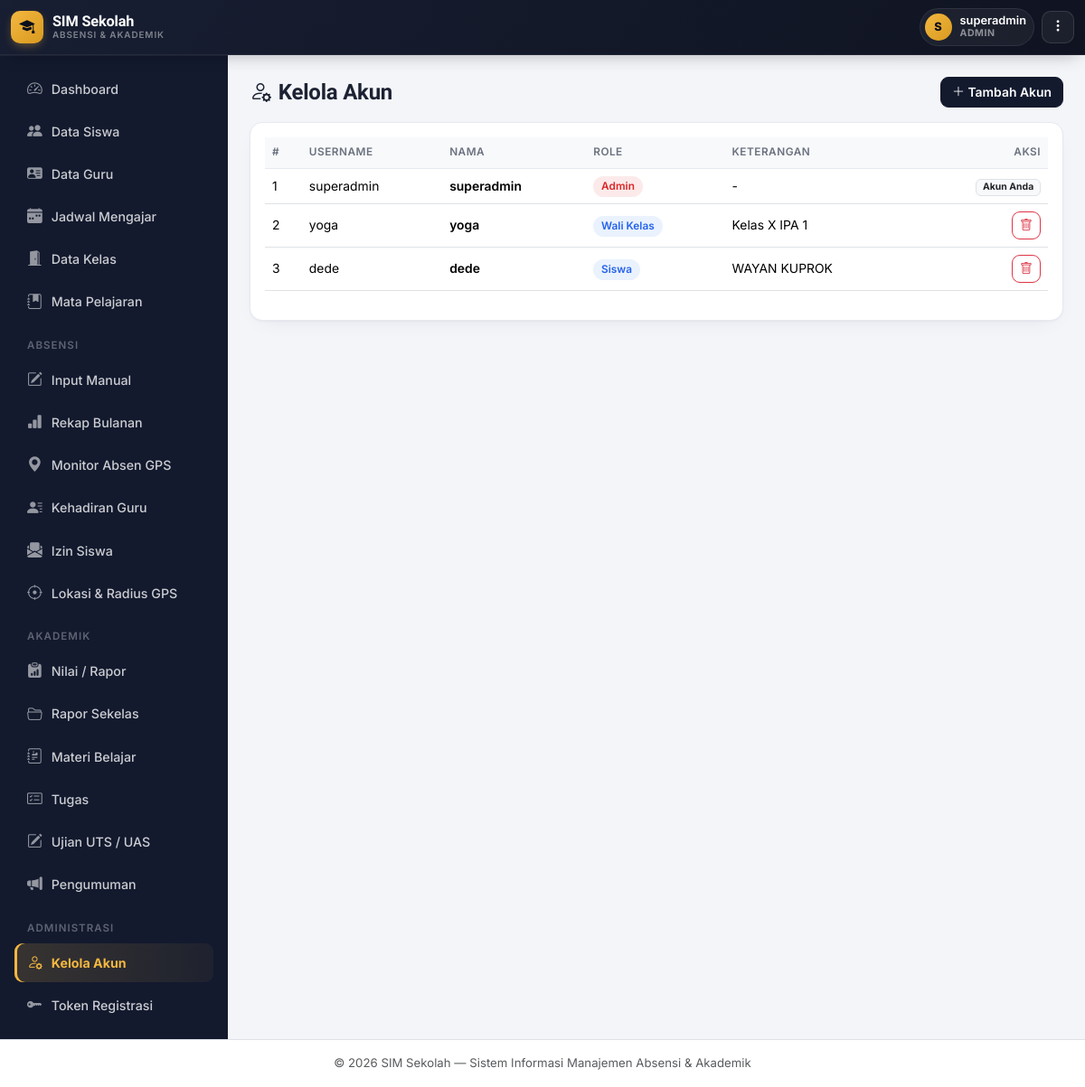
The app's page /users/list.php (signed in) with its own data.
### tables this page shows
CREATE TABLE `users` (
  `id` int NOT NULL,
  `username` varchar(50) NOT NULL,
  `password` varchar(255) NOT NULL,
  `nama` varchar(100) NOT NULL,
  `role` enum('superadmin','admin','guru','wali_kelas','siswa') NOT NULL DEFAULT 'siswa',
  `siswa_id` int DEFAULT NULL,
  `created_at` timestamp NULL DEFAULT CURRENT_TIMESTAMP
);

CREATE TABLE `kelas` (
  `id` int NOT NULL,
  `nama_kelas` varchar(50) NOT NULL,
  `tingkat` varchar(10) NOT NULL,
  `jurusan` varchar(50) DEFAULT NULL,
  `wali_kelas` varchar(100) DEFAULT NULL,
  `wali_kelas_user_id` int DEFAULT NULL,
  `tahun_ajaran` varchar(20) NOT NULL,
  `created_at` timestamp NULL DEFAULT CURRENT_TIMESTAMP
);

CREATE TABLE `siswa` (
  `id` int NOT NULL,
  `nis` varchar(20) NOT NULL,
  `nisn` varchar(20) DEFAULT NULL,
  `nama_lengkap` varchar(100) NOT NULL,
  `jenis_kelamin` enum('L','P') NOT NULL,
  `tempat_lahir` varchar(50) DEFAULT NULL,
  `tanggal_lahir` date DEFAULT NULL,
  `agama` varchar(30) DEFAULT NULL,
  `alamat` text,
  `no_hp` varchar(20) DEFAULT NULL,
  `email` varchar(100) DEFAULT NULL,
  `nama_ayah` varchar(100) DEFAULT NULL,
  `nama_ibu` varchar(100) DEFAULT NULL,
  `no_hp_ortu` varchar(20) DEFAULT NULL,
  `pekerjaan_ortu` varchar(50) DEFAULT NULL,
  `foto` varchar(255) DEFAULT NULL,
  `kelas_id` int DEFAULT NULL,
  `status` enum('Aktif','Pindah','Lulus','Keluar') DEFAULT 'Aktif',
  `tanggal_masuk` date DEFAULT NULL,
  `created_at` timestamp NULL DEFAULT CURRENT_TIMESTAMP
);

### includes/auth.php (called while the page is built, shortened)
<?php
require_once __DIR__ . '/functions.php';
function currentUser() {
    return [
        'id'       => $_SESSION['user_id'] ?? null,
        'nama'     => $_SESSION['user_nama'] ?? '',
        'role'     => $_SESSION['user_role'] ?? '',
        'siswa_id' => $_SESSION['user_siswa_id'] ?? null,
    ];
}

### includes/functions.php (called while the page is built, shortened)
<?php
function clean($str) {
    return htmlspecialchars(trim($str ?? ''), ENT_QUOTES, 'UTF-8');
}

### users/list.php (the view, shortened to what this page needs)
<?php
require_once __DIR__ . '/../includes/auth.php';
$data = $pdo->query("
    SELECT u.*, s.nama_lengkap AS nama_siswa, k.nama_kelas AS kelas_diampu
    FROM users u
    LEFT JOIN siswa s ON u.siswa_id = s.id
    LEFT JOIN kelas k ON k.wali_kelas_user_id = u.id
    ORDER BY FIELD(u.role,'admin','wali_kelas','guru','siswa'), u.nama
")->fetchAll();
include __DIR__ . '/../includes/header.php';
?>
<div class="d-flex justify-content-between align-items-center mb-3">
  <h4 class="fw-bold mb-0"><i class="bi bi-person-gear me-2"></i>Kelola Akun</h4>
  <button class="btn btn-primary" data-bs-toggle="modal" data-bs-target="#modalTambah"><i class="bi bi-plus-lg"></i> Tambah Akun</button>
</div>
<div class="card p-3">
  <div class="table-responsive">
    <table class="table table-hover align-middle">
      <thead class="table-light">
        <tr><th>#</th><th>Username</th><th>Nama</th><th>Role</th><th>Keterangan</th><th class="text-end">Aksi</th></tr>
      </thead>
      <tbody>
        <?php
        $roleColor = ['admin'=>'bad','wali_kelas'=>'gps','guru'=>'brand','siswa'=>'info'];
        $roleLabel = ['admin'=>'Admin','wali_kelas'=>'Wali Kelas','guru'=>'Guru','siswa'=>'Siswa'];
        ?>
        <?php foreach ($data as $i => $u): ?>
        <tr>
          <td><?= $i + 1 ?></td>
          <td><?= clean($u['username']) ?></td>
          <td class="fw-semibold"><?= clean($u['nama']) ?></td>
          <td><span class="badge-soft <?= $roleColor[$u['role']] ?? 'brand' ?>"><?= $roleLabel[$u['role']] ?? clean($u['role']) ?></span></td>
          <td>
            <?php if ($u['role'] === 'siswa'): ?>
              <?= clean($u['nama_siswa'] ?? '-') ?>
            <?php elseif ($u['role'] === 'wali_kelas'): ?>
              <?= $u['kelas_diampu'] ? 'Kelas ' . clean($u['kelas_diampu']) : '<span class="text-muted">Belum dihubungkan ke kelas</span>' ?>
            <?php else: ?>
              -
            <?php endif; ?>
          </td>
          <td class="text-end">
            <?php if ((int)$u['id'] !== (int)currentUser()['id']): ?>
              <a href="?hapus=<?= $u['id'] ?>" class="btn btn-sm btn-outline-danger" onclick="return confirm('Hapus akun ini?');"><i class="bi bi-trash"></i></a>
            <?php else: ?>
              <span class="badge bg-light text-dark border">Akun Anda</span>
            <?php endif; ?>
          </td>
        </tr>
        <?php endforeach; ?>
      </tbody>
    </table>
  </div>
</div>
<?php include __DIR__ . '/../includes/footer.php'; ?>

### includes/header.php (shortened to what this page needs)
<!DOCTYPE html>
<html lang="id">
<head>
<link href="https://cdn.jsdelivr.net/npm/bootstrap@5.3.3/dist/css/bootstrap.min.css" rel="stylesheet">
<link href="https://cdn.jsdelivr.net/npm/bootstrap-icons@1.11.3/font/bootstrap-icons.css" rel="stylesheet">
<link href="<?= BASE_URL ?>/assets/css/style.css" rel="stylesheet">
</head>
<body>
<?php
$roleNow = currentUser()['role'];
$roleLabel = ['admin'=>'Admin','guru'=>'Guru','wali_kelas'=>'Wali Kelas','siswa'=>'Siswa'][$roleNow] ?? $roleNow;
$namaNow = currentUser()['nama'];
$inisial = strtoupper(mb_substr($namaNow ?: '?', 0, 1));
$fotoTopbar = null;
?>
<nav class="navbar navbar-expand-lg gv-topbar sticky-top">
  <div class="container-fluid">
    <a class="gv-brand" href="<?= BASE_URL ?>/index.php">
      <span class="gv-brand-badge"><i class="bi bi-mortarboard-fill"></i></span>
      <span class="gv-brand-text d-none d-sm-block">
        SIM Sekolah
        <small>Absensi &amp; Akademik</small>
      </span>
    </a>
    <div class="ms-auto d-flex align-items-center gap-2">
      <div class="gv-user-chip">
        <div class="gv-user-avatar">
          <?php if ($fotoTopbar): ?>
            <img src="<?= clean($fotoTopbar) ?>" alt="Foto profil">
          <?php else: ?>
            <?= clean($inisial) ?>
          <?php endif; ?>
        </div>
        <div class="gv-user-meta d-none d-sm-block">
          <div class="name"><?= clean($namaNow) ?></div>
          <div class="role"><?= clean($roleLabel) ?></div>
        </div>
      </div>
      <div class="gv-more-wrap">
        <button class="gv-more-btn" type="button" id="btnUserMenu" aria-expanded="false" title="Menu akun">
          <i class="bi bi-three-dots-vertical"></i>
        </button>
      </div>
    </div>
  </div>
</nav>
<div class="d-flex">
<?php include __DIR__ . '/sidebar.php'; ?>
<main class="flex-grow-1 p-3 p-md-4 content-area">

### includes/sidebar.php (shortened to what this page needs)
<?php
$role = currentUser()['role'];
$currentPage = basename($_SERVER['PHP_SELF']);
$currentDir  = basename(dirname($_SERVER['PHP_SELF']));
function navActive($dirOrFile, $currentDir, $currentPage) {
    return ($dirOrFile === $currentPage || $dirOrFile === $currentDir) ? 'active' : '';
}
$folderModul = ['siswa','kelas','mapel','absensi','lokasi','nilai','rapor','elearning','ujian','pengumuman','users','izin','libur','guru','token'];
$dashboardAktif = ($currentPage === 'index.php' && !in_array($currentDir, $folderModul, true)) ? 'active' : '';
$labelMenuIzin = ['siswa' => 'Ajukan Izin', 'wali_kelas' => 'Konfirmasi Izin', 'guru' => 'Konfirmasi Izin', 'admin' => 'Izin Siswa'][$role] ?? 'Izin Siswa';
?>
<aside class="sidebar" id="sidebar">
  <div class="p-3">
    <ul class="nav nav-pills flex-column gap-1">
      <li class="nav-item">
        <a class="nav-link <?= $dashboardAktif ?>" href="<?= BASE_URL ?>/index.php">
          <i class="bi bi-speedometer2"></i>Dashboard
        </a>
      </li>
      <?php if (in_array($role, ['admin','guru'])): ?>
      <li class="nav-item">
        <a class="nav-link <?= navActive('siswa', $currentDir, $currentPage) ?>" href="<?= BASE_URL ?>/siswa/list.php">
          <i class="bi bi-people-fill"></i>Data Siswa
        </a>
      </li>
      <?php endif; ?>
      <?php if (in_array($role, ['admin','kepala_sekolah'])): ?>
      <li class="nav-item">
        <a class="nav-link <?= ($currentDir==='guru' && in_array($currentPage, ['list.php','profil.php'])) ? 'active' : '' ?>" href="<?= BASE_URL ?>/guru/list.php">
          <i class="bi bi-person-vcard-fill"></i>Data Guru
        </a>
      </li>
      <li class="nav-item">
        <a class="nav-link <?= ($currentDir==='guru' && $currentPage==='jadwal.php') ? 'active' : '' ?>" href="<?= BASE_URL ?>/guru/jadwal.php">
          <i class="bi bi-calendar-week-fill"></i>Jadwal Mengajar
        </a>
      </li>
      <?php endif; ?>
      <?php if ($role === 'admin'): ?>
      <li class="nav-item">
        <a class="nav-link <?= navActive('kelas', $currentDir, $currentPage) ?>" href="<?= BASE_URL ?>/kelas/list.php">
          <i class="bi bi-door-open-fill"></i>Data Kelas
        </a>
      </li>
      <li class="nav-item">
        <a class="nav-link <?= navActive('mapel', $currentDir, $currentPage) ?>" href="<?= BASE_URL ?>/mapel/list.php">
          <i class="bi bi-journal-bookmark-fill"></i>Mata Pelajaran
        </a>
      </li>
      <?php endif; ?>
      <li class="nav-section-label">ABSENSI</li>
      <?php if (in_array($role, ['admin','guru'])): ?>
        <li class="nav-item">
          <a class="nav-link <?= ($currentDir==='absensi' && $currentPage==='index.php') ? 'active' : '' ?>" href="<?= BASE_URL ?>/absensi/index.php">
            <i class="bi bi-pencil-square"></i>Input Manual
          </a>
        </li>
        <li class="nav-item">
          <a class="nav-link <?= navActive('rekap.php', $currentDir, $currentPage) ?>" href="<?= BASE_URL ?>/absensi/rekap.php">
            <i class="bi bi-bar-chart-fill"></i>Rekap Bulanan
          </a>
        </li>
      <?php endif; ?>
      <?php if (in_array($role, ['admin','guru','wali_kelas'])): ?>
        <li class="nav-item">
          <a class="nav-link gps-link <?= navActive('monitor.php', $currentDir, $currentPage) ?>" href="<?= BASE_URL ?>/absensi/monitor.php">
            <i class="bi bi-geo-alt-fill"></i>Monitor Absen GPS
          </a>
        </li>
      <?php endif; ?>
      <?php if (in_array($role, ['admin','kepala_sekolah'])): ?>
        <li class="nav-item">
          <a class="nav-link <?= navActive('guru_monitor.php', $currentDir, $currentPage) ?>" href="<?= BASE_URL ?>/absensi/guru_monitor.php">
            <i class="bi bi-person-lines-fill"></i>Kehadiran Guru
          </a>
        </li>
      <?php endif; ?>
      <li class="nav-item">
        <a class="nav-link <?= navActive('izin', $currentDir, $currentPage) ?>" href="<?= BASE_URL ?>/izin/index.php">
          <i class="bi bi-envelope-paper-fill"></i><?= $labelMenuIzin ?>
        </a>
      </li>
      <?php if ($role === 'admin'): ?>
        <li class="nav-item">
          <a class="nav-link gps-link <?= navActive('lokasi', $currentDir, $currentPage) ?>" href="<?= BASE_URL ?>/lokasi/index.php">
            <i class="bi bi-crosshair"></i>Lokasi &amp; Radius GPS
          </a>
        </li>
      <?php endif; ?>
      <li class="nav-section-label">AKADEMIK</li>
      <li class="nav-item">
        <a class="nav-link <?= navActive('nilai', $currentDir, $currentPage) ?>" href="<?= BASE_URL ?>/nilai/index.php">
          <i class="bi bi-clipboard-data-fill"></i>Nilai / Rapor
        </a>
      </li>
      <?php if (in_array($role, ['admin','guru','wali_kelas'])): ?>
      <li class="nav-item">
        <a class="nav-link <?= navActive('rapor', $currentDir, $currentPage) ?>" href="<?= BASE_URL ?>/rapor/kelas.php">
          <i class="bi bi-folder2-open"></i>Rapor Sekelas
        </a>
      </li>
      <?php endif; ?>
      <li class="nav-item">
        <a class="nav-link <?= navActive('materi.php', $currentDir, $currentPage) ?>" href="<?= BASE_URL ?>/elearning/materi.php">
          <i class="bi bi-journal-richtext"></i>Materi Belajar
        </a>
      </li>
      <li class="nav-item">
        <a class="nav-link <?= navActive('tugas.php', $currentDir, $currentPage) ?>" href="<?= BASE_URL ?>/elearning/tugas.php">
          <i class="bi bi-card-checklist"></i>Tugas
        </a>
      </li>
      <?php if (in_array($role, ['admin','guru','siswa'])): ?>
      <li class="nav-item">
        <a class="nav-link <?= navActive('ujian', $currentDir, $currentPage) ?>" href="<?= BASE_URL ?>/ujian/index.php">
          <i class="bi bi-pencil-square"></i>Ujian UTS / UAS
        </a>
      </li>
      <?php endif; ?>
      <li class="nav-item">
        <a class="nav-link <?= navActive('pengumuman', $currentDir, $currentPage) ?>" href="<?= BASE_URL ?>/pengumuman/list.php">
          <i class="bi bi-megaphone-fill"></i>Pengumuman
        </a>
      </li>
      <?php if ($role === 'admin'): ?>
      <li class="nav-section-label">ADMINISTRASI</li>
      <li class="nav-item">
        <a class="nav-link <?= navActive('users', $currentDir, $currentPage) ?>" href="<?= BASE_URL ?>/users/list.php">
          <i class="bi bi-person-gear"></i>Kelola Akun
        </a>
      </li>
      <li class="nav-item">
        <a class="nav-link <?= navActive('token', $currentDir, $currentPage) ?>" href="<?= BASE_URL ?>/token/list.php">
          <i class="bi bi-key-fill"></i>Token Registrasi
        </a>
      </li>
      <?php endif; ?>
    </ul>
  </div>
</aside>

### records on screen
users: nama "S", nama "superadmin", role "ADMIN", role "Izin Siswa", username "superadmin", role "Admin", shows "Akun Anda"
kelas: wali_kelas_user.username "yoga", wali_kelas_user.nama "yoga", wali_kelas_user.role "Wali Kelas", nama_kelas "X IPA 1"
users: username "dede", nama "dede", role "Siswa", siswa.nama_lengkap "WAYAN KUPROK"
